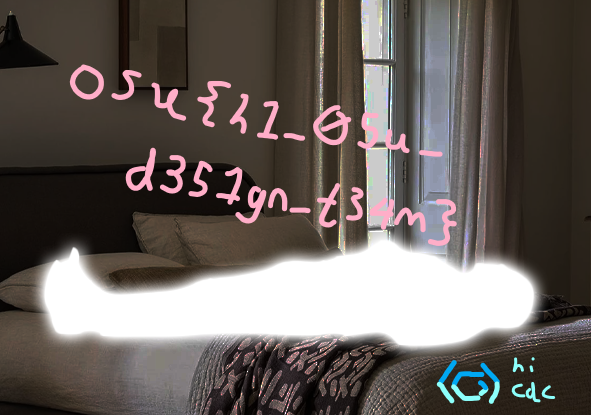
#> input picture osu!gaming CTF/crypto_beyond-wood/recovered.png, 591 x 415 px
$ python ascii_crop_bw.py
#> lines starting #> are read from the running program, lines starting #| are printed output that depends on the picture; after the words box and inside, x2 and y2 are one past the last pixel; in counts of white or black regions, pixels touching at a corner belong together
from PIL import Image
img = Image.open("recovered.png").crop((70,65,456,245)).convert("L")
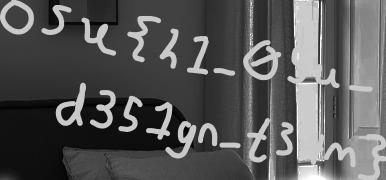
#> img: PIL image 386x180 L; min 1, max 255, mean 86.4
img = img.point(lambda p: 255 if p>200 else 0)
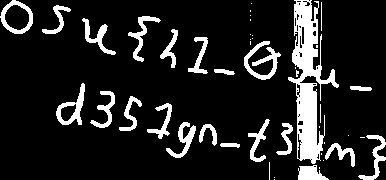
#> img: PIL image 386x180 L; 13.3% white; 46 white regions (23 under 20 px), largest, box (x1, y1, x2, y2) and area: (288, 0, 339, 164) 3334, (244, 41, 281, 80) 523, (56, 83, 85, 125) 427
img = img.resize((80, int(img.height*80/img.width/2)))
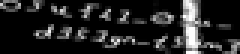
#> img: PIL image 80x18 L (shown 3 times larger); min 0, max 255, mean 35.1
for y in range(img.height):
    row = ''.join('#' if p==0 else ' ' for p in img.crop((0,y,80,y+1)).getdata())
    if '#' in row:
        print(row)
#> this loop made 18 passes
